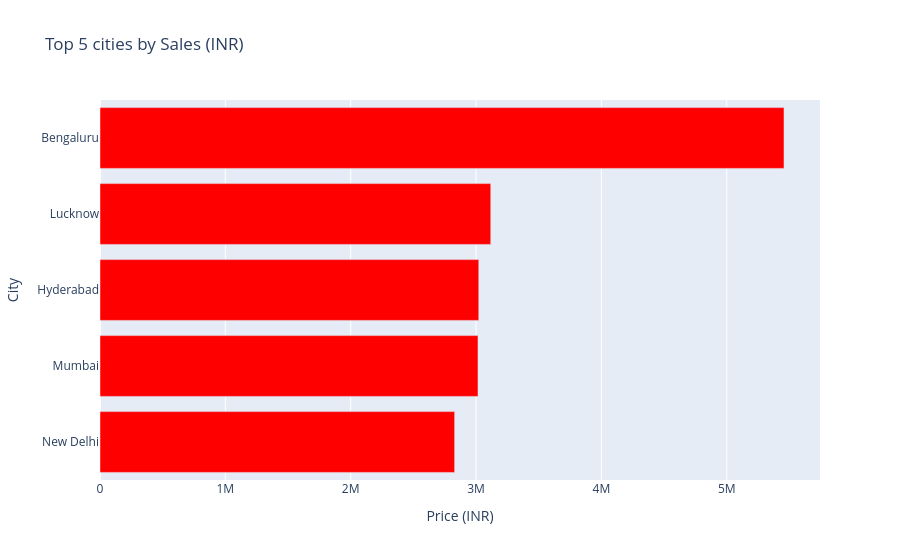

The notebook cell this image was saved under:
### Markdown cell above
**Top 5 Cities by Sales**

### Code cell
top_5_cities = (
    df.groupby('City')['Price (INR)']
    .sum()
    .nlargest(5)
    .sort_values()
    .reset_index()
)

fig = px.bar(
    top_5_cities,
    x='Price (INR)',
    y='City',
    orientation='h',
    title='Top 5 cities by Sales (INR)',
    color_discrete_sequence=['red']
)

fig.show()

### Figure 1 — Plotly figure (JSON) as saved in the notebook; plotly's stock layout.template omitted (floating-point values rounded to 4 significant figures)
{"data": [{"hovertemplate": "Price (INR)=%{x}<br>City=%{y}<extra></extra>", "legendgroup": "", "marker": {"color": "red", "pattern": {"shape": ""}}, "name": "", "orientation": "h", "showlegend": false, "textposition": "auto", "type": "bar", "x": [2829000.0, 3016000.0, 3022000.0, 3117000.0, 5457000.0], "xaxis": "x", "y": ["New Delhi", "Mumbai", "Hyderabad", "Lucknow", "Bengaluru"], "yaxis": "y"}], "layout": {"barmode": "relative", "legend": {"tracegroupgap": 0}, "title": {"text": "Top 5 cities by Sales (INR)"}, "xaxis": {"anchor": "y", "domain": [0, 1], "title": {"text": "Price (INR)"}}, "yaxis": {"anchor": "x", "domain": [0, 1], "title": {"text": "City"}}}}
